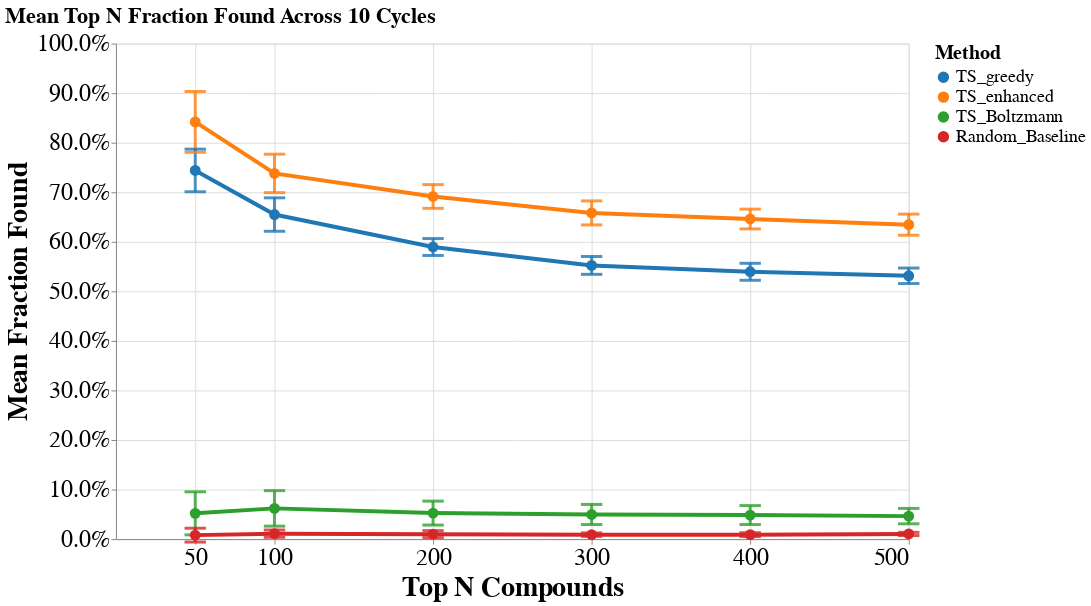

Notebook source saved alongside this figure:
### Code cell
ts_benchmarks.plot_line_performance_with_error_bars()

### Figure 1 — Vega-Lite specification as saved in the notebook (floating-point values rounded to 4 significant figures)
{"config": {"view": {"continuousWidth": 300, "continuousHeight": 300}}, "layer": [{"data": {"name": "data-529f0090b8c3cf0b60389702330d48d6"}, "mark": {"type": "rule", "opacity": 0.8, "strokeWidth": 3}, "encoding": {"color": {"field": "method", "legend": null, "scale": {"domain": ["TS_greedy", "TS_enhanced", "TS_Boltzmann", "Random_Baseline"], "range": ["#1f77b4", "#ff7f0e", "#2ca02c", "#d62728"]}, "type": "nominal"}, "x": {"field": "top_n", "type": "quantitative"}, "y": {"field": "lower", "type": "quantitative"}, "y2": {"field": "upper"}}}, {"data": {"name": "data-c791051785b86de0051099357fac2950"}, "mark": {"type": "rule", "opacity": 0.8, "strokeWidth": 3}, "encoding": {"color": {"field": "method", "legend": null, "scale": {"domain": ["TS_greedy", "TS_enhanced", "TS_Boltzmann", "Random_Baseline"], "range": ["#1f77b4", "#ff7f0e", "#2ca02c", "#d62728"]}, "type": "nominal"}, "x": {"field": "cap_left", "type": "quantitative"}, "x2": {"field": "cap_right"}, "y": {"field": "upper", "type": "quantitative"}}}, {"data": {"name": "data-c791051785b86de0051099357fac2950"}, "mark": {"type": "rule", "opacity": 0.8, "strokeWidth": 3}, "encoding": {"color": {"field": "method", "legend": null, "scale": {"domain": ["TS_greedy", "TS_enhanced", "TS_Boltzmann", "Random_Baseline"], "range": ["#1f77b4", "#ff7f0e", "#2ca02c", "#d62728"]}, "type": "nominal"}, "x": {"field": "cap_left", "type": "quantitative"}, "x2": {"field": "cap_right"}, "y": {"field": "lower", "type": "quantitative"}}}, {"data": {"name": "data-529f0090b8c3cf0b60389702330d48d6"}, "mark": {"type": "line", "point": {"filled": true, "size": 120}, "strokeWidth": 4}, "encoding": {"color": {"field": "method", "legend": {"labelFontSize": 18, "orient": "right", "symbolSize": 100, "titleFontSize": 20}, "scale": {"domain": ["TS_greedy", "TS_enhanced", "TS_Boltzmann", "Random_Baseline"], "range": ["#1f77b4", "#ff7f0e", "#2ca02c", "#d62728"]}, "title": "Method", "type": "nominal"}, "tooltip": [{"field": "method", "type": "nominal"}, {"field": "top_n", "type": "ordinal"}, {"field": "mean", "type": "quantitative"}, {"field": "std", "type": "quantitative"}, {"field": "n_cycles", "type": "ordinal"}], "x": {"axis": {"format": "d", "labelAngle": 0, "labelFontSize": 24, "titleFontSize": 28, "values": [50, 100, 200, 300, 400, 500]}, "field": "top_n", "scale": {"domain": [50, 500]}, "title": "Top N Compounds", "type": "quantitative"}, "y": {"axis": {"format": ".1%", "labelFontSize": 24, "titleFontSize": 28}, "field": "mean", "scale": {"domain": [0, 1]}, "title": "Mean Fraction Found", "type": "quantitative"}}}], "height": 500, "resolve": {"scale": {"color": "independent"}}, "title": {"text": "Mean Top N Fraction Found Across 10 Cycles", "anchor": "start", "fontSize": 22}, "width": 800, "$schema": "https://vega.github.io/schema/vega-lite/v5.20.1.json", "datasets": {"data-529f0090b8c3cf0b60389702330d48d6": [{"method": "TS_Boltzmann", "top_n": 400, "mean": 0.0485, "std": 0.01912, "n_cycles": 10, "upper": 0.06762, "lower": 0.02938}, {"method": "TS_Boltzmann", "top_n": 300, "mean": 0.04967, "std": 0.02033, "n_cycles": 10, "upper": 0.07, "lower": 0.02933}, {"method": "TS_enhanced", "top_n": 500, "mean": 0.6346, "std": 0.02131, "n_cycles": 10, "upper": 0.6559, "lower": 0.6133}, {"method": "Random_Baseline", "top_n": 400, "mean": 0.009, "std": 0.003944, "n_cycles": 10, "upper": 0.01294, "lower": 0.005056}, {"method": "TS_greedy", "top_n": 300, "mean": 0.5523, "std": 0.01799, "n_cycles": 10, "upper": 0.5703, "lower": 0.5343}, {"method": "Random_Baseline", "top_n": 200, "mean": 0.01, "std": 0.007071, "n_cycles": 10, "upper": 0.01707, "lower": 0.002929}, {"method": "Random_Baseline", "top_n": 100, "mean": 0.011, "std": 0.007379, "n_cycles": 10, "upper": 0.01838, "lower": 0.003621}, {"method": "TS_Boltzmann", "top_n": 100, "mean": 0.062, "std": 0.03584, "n_cycles": 10, "upper": 0.09784, "lower": 0.02616}, {"method": "TS_Boltzmann", "top_n": 200, "mean": 0.0525, "std": 0.02418, "n_cycles": 10, "upper": 0.07668, "lower": 0.02832}, {"method": "TS_enhanced", "top_n": 50, "mean": 0.842, "std": 0.06143, "n_cycles": 10, "upper": 0.9034, "lower": 0.7806}, {"method": "TS_Boltzmann", "top_n": 50, "mean": 0.052, "std": 0.04341, "n_cycles": 10, "upper": 0.09541, "lower": 0.00859}, {"method": "Random_Baseline", "top_n": 50, "mean": 0.008, "std": 0.01398, "n_cycles": 10, "upper": 0.02198, "lower": -0.005984}, {"method": "TS_Boltzmann", "top_n": 500, "mean": 0.0464, "std": 0.01554, "n_cycles": 10, "upper": 0.06194, "lower": 0.03086}, {"method": "TS_enhanced", "top_n": 200, "mean": 0.6915, "std": 0.02393, "n_cycles": 10, "upper": 0.7154, "lower": 0.6676}, {"method": "TS_greedy", "top_n": 200, "mean": 0.5895, "std": 0.01707, "n_cycles": 10, "upper": 0.6066, "lower": 0.5724}, {"method": "TS_greedy", "top_n": 400, "mean": 0.5395, "std": 0.01715, "n_cycles": 10, "upper": 0.5567, "lower": 0.5223}, {"method": "TS_greedy", "top_n": 50, "mean": 0.744, "std": 0.043, "n_cycles": 10, "upper": 0.787, "lower": 0.701}, {"method": "TS_enhanced", "top_n": 300, "mean": 0.6583, "std": 0.02425, "n_cycles": 10, "upper": 0.6826, "lower": 0.6341}, {"method": "TS_greedy", "top_n": 100, "mean": 0.655, "std": 0.03375, "n_cycles": 10, "upper": 0.6887, "lower": 0.6213}, {"method": "TS_greedy", "top_n": 500, "mean": 0.5314, "std": 0.01564, "n_cycles": 10, "upper": 0.547, "lower": 0.5158}, {"method": "Random_Baseline", "top_n": 300, "mean": 0.009, "std": 0.003531, "n_cycles": 10, "upper": 0.01253, "lower": 0.005469}, {"method": "TS_enhanced", "top_n": 100, "mean": 0.738, "std": 0.03882, "n_cycles": 10, "upper": 0.7768, "lower": 0.6992}, {"method": "TS_enhanced", "top_n": 400, "mean": 0.646, "std": 0.01997, "n_cycles": 10, "upper": 0.666, "lower": 0.626}, {"method": "Random_Baseline", "top_n": 500, "mean": 0.0104, "std": 0.003239, "n_cycles": 10, "upper": 0.01364, "lower": 0.007161}], "data-c791051785b86de0051099357fac2950": [{"method": "TS_Boltzmann", "top_n": 400, "mean": 0.0485, "std": 0.01912, "n_cycles": 10, "upper": 0.06762, "lower": 0.02938, "cap_left": 393.2, "cap_right": 406.8}, {"method": "TS_Boltzmann", "top_n": 300, "mean": 0.04967, "std": 0.02033, "n_cycles": 10, "upper": 0.07, "lower": 0.02933, "cap_left": 293.2, "cap_right": 306.8}, {"method": "TS_enhanced", "top_n": 500, "mean": 0.6346, "std": 0.02131, "n_cycles": 10, "upper": 0.6559, "lower": 0.6133, "cap_left": 493.2, "cap_right": 506.8}, {"method": "Random_Baseline", "top_n": 400, "mean": 0.009, "std": 0.003944, "n_cycles": 10, "upper": 0.01294, "lower": 0.005056, "cap_left": 393.2, "cap_right": 406.8}, {"method": "TS_greedy", "top_n": 300, "mean": 0.5523, "std": 0.01799, "n_cycles": 10, "upper": 0.5703, "lower": 0.5343, "cap_left": 293.2, "cap_right": 306.8}, {"method": "Random_Baseline", "top_n": 200, "mean": 0.01, "std": 0.007071, "n_cycles": 10, "upper": 0.01707, "lower": 0.002929, "cap_left": 193.2, "cap_right": 206.8}, {"method": "Random_Baseline", "top_n": 100, "mean": 0.011, "std": 0.007379, "n_cycles": 10, "upper": 0.01838, "lower": 0.003621, "cap_left": 93.25, "cap_right": 106.8}, {"method": "TS_Boltzmann", "top_n": 100, "mean": 0.062, "std": 0.03584, "n_cycles": 10, "upper": 0.09784, "lower": 0.02616, "cap_left": 93.25, "cap_right": 106.8}, {"method": "TS_Boltzmann", "top_n": 200, "mean": 0.0525, "std": 0.02418, "n_cycles": 10, "upper": 0.07668, "lower": 0.02832, "cap_left": 193.2, "cap_right": 206.8}, {"method": "TS_enhanced", "top_n": 50, "mean": 0.842, "std": 0.06143, "n_cycles": 10, "upper": 0.9034, "lower": 0.7806, "cap_left": 43.25, "cap_right": 56.75}, {"method": "TS_Boltzmann", "top_n": 50, "mean": 0.052, "std": 0.04341, "n_cycles": 10, "upper": 0.09541, "lower": 0.00859, "cap_left": 43.25, "cap_right": 56.75}, {"method": "Random_Baseline", "top_n": 50, "mean": 0.008, "std": 0.01398, "n_cycles": 10, "upper": 0.02198, "lower": -0.005984, "cap_left": 43.25, "cap_right": 56.75}, {"method": "TS_Boltzmann", "top_n": 500, "mean": 0.0464, "std": 0.01554, "n_cycles": 10, "upper": 0.06194, "lower": 0.03086, "cap_left": 493.2, "cap_right": 506.8}, {"method": "TS_enhanced", "top_n": 200, "mean": 0.6915, "std": 0.02393, "n_cycles": 10, "upper": 0.7154, "lower": 0.6676, "cap_left": 193.2, "cap_right": 206.8}, {"method": "TS_greedy", "top_n": 200, "mean": 0.5895, "std": 0.01707, "n_cycles": 10, "upper": 0.6066, "lower": 0.5724, "cap_left": 193.2, "cap_right": 206.8}, {"method": "TS_greedy", "top_n": 400, "mean": 0.5395, "std": 0.01715, "n_cycles": 10, "upper": 0.5567, "lower": 0.5223, "cap_left": 393.2, "cap_right": 406.8}, {"method": "TS_greedy", "top_n": 50, "mean": 0.744, "std": 0.043, "n_cycles": 10, "upper": 0.787, "lower": 0.701, "cap_left": 43.25, "cap_right": 56.75}, {"method": "TS_enhanced", "top_n": 300, "mean": 0.6583, "std": 0.02425, "n_cycles": 10, "upper": 0.6826, "lower": 0.6341, "cap_left": 293.2, "cap_right": 306.8}, {"method": "TS_greedy", "top_n": 100, "mean": 0.655, "std": 0.03375, "n_cycles": 10, "upper": 0.6887, "lower": 0.6213, "cap_left": 93.25, "cap_right": 106.8}, {"method": "TS_greedy", "top_n": 500, "mean": 0.5314, "std": 0.01564, "n_cycles": 10, "upper": 0.547, "lower": 0.5158, "cap_left": 493.2, "cap_right": 506.8}, {"method": "Random_Baseline", "top_n": 300, "mean": 0.009, "std": 0.003531, "n_cycles": 10, "upper": 0.01253, "lower": 0.005469, "cap_left": 293.2, "cap_right": 306.8}, {"method": "TS_enhanced", "top_n": 100, "mean": 0.738, "std": 0.03882, "n_cycles": 10, "upper": 0.7768, "lower": 0.6992, "cap_left": 93.25, "cap_right": 106.8}, {"method": "TS_enhanced", "top_n": 400, "mean": 0.646, "std": 0.01997, "n_cycles": 10, "upper": 0.666, "lower": 0.626, "cap_left": 393.2, "cap_right": 406.8}, {"method": "Random_Baseline", "top_n": 500, "mean": 0.0104, "std": 0.003239, "n_cycles": 10, "upper": 0.01364, "lower": 0.007161, "cap_left": 493.2, "cap_right": 506.8}]}}
